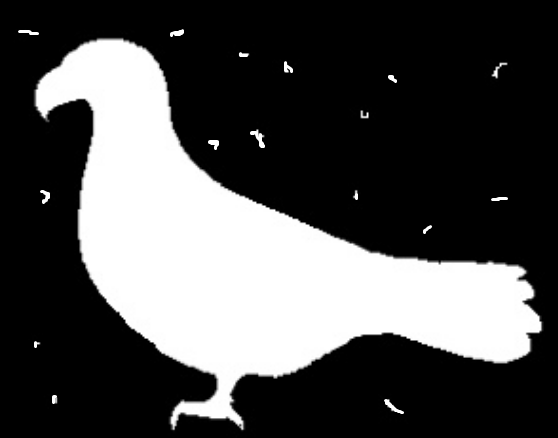
//> input picture Data/ave2.png, 558 x 438 px
$ ./punto3   (built with g++ and OpenCV 4)
//> lines starting //> are read from the running program, lines starting //| are printed output that depends on the picture; after the words box and inside, x2 and y2 are one past the last pixel; in counts of white or black regions, pixels touching at a corner belong together
#include <opencv2/opencv.hpp>
#include <iostream>

int main() {
    cv::Mat src = cv::imread("../Data/ave2.png", cv::IMREAD_GRAYSCALE);
//> src is the input picture: 438 rows x 558 cols, CV_8UC1; min 0, max 255, mean 77.1
    if (src.empty()) {
        std::cerr << "No se pudo cargar la imagen" << std::endl;
        return -1;
    }

    // Paso 1: Umbralización para obtener binario limpio
    cv::Mat thresh;
    cv::threshold(src, thresh, 127, 255, cv::THRESH_BINARY);
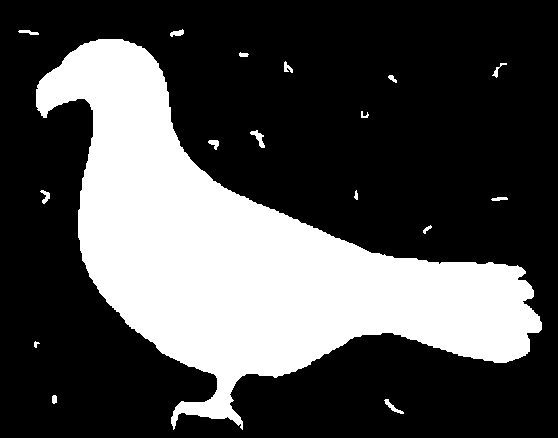
//> thresh: 438 rows x 558 cols, CV_8UC1; 30.2% white; 17 white regions

    // Paso 2: Encontrar todos los contornos externos
    std::vector<std::vector<cv::Point>> contornos;
    cv::findContours(thresh, contornos, cv::RETR_EXTERNAL, cv::CHAIN_APPROX_SIMPLE);
//> contornos = 17 contours, 3 with area under 20; largest, box (x1, y1, x2, y2) and area: (36, 39, 542, 430) 72262, (250, 130, 265, 148) 84, (384, 399, 404, 414) 65, (40, 190, 50, 204) 51, (170, 29, 184, 37) 51

    // Paso 3: Encontrar el contorno MÁS GRANDE (el pájaro), ignorar fragmentos pequeños
    int idxMayor = 0;
    double areaMax = 0;
    for (int i = 0; i < (int)contornos.size(); i++) {
        double area = cv::contourArea(contornos[i]);
        if (area > areaMax) {
            areaMax = area;
            idxMayor = i;
        }
    }
//> this loop made 17 passes
//> (area, areaMax) on passes 1, 9, 15: (65, 65), (84.5, 84.5), (72262.5, 72262.5)
//> area on passes 2, 4, 5, 7, 8, 11: 29, 23.5, 33.5, 51, 48.5, 26.5
//> after the loop, areaMax = 72262.5; idxMayor = 14

    // Paso 4: Dibujar SOLO el contorno más grande relleno de blanco
    cv::Mat dst = cv::Mat::zeros(src.size(), CV_8UC1);
    cv::drawContours(dst, contornos, idxMayor, cv::Scalar(255), cv::FILLED);
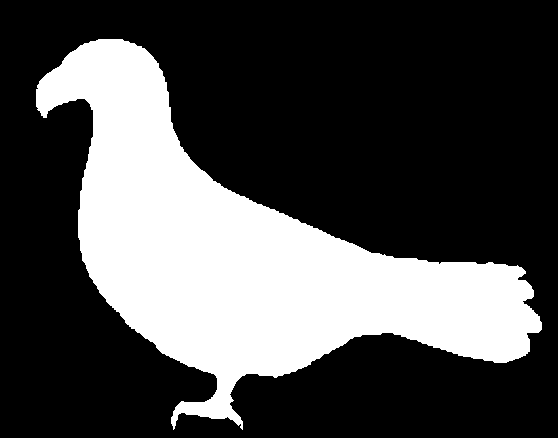
//> dst: 438 rows x 558 cols, CV_8UC1; 29.9% white; 1 white region, box (x1, y1, x2, y2) and area: (36, 39, 542, 430) 73066

    cv::imshow("Entrada", src);
    cv::imshow("Salida - Relleno completo", dst);
    cv::imwrite("salida3.png", dst);

    cv::waitKey(0);
    return 0;
}

$ run again, with Data/imagenBGR.png copied over Data/ave2.png
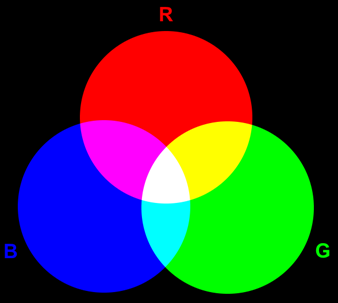
//> input picture Data/imagenBGR.png, 338 x 303 px
//> `cv::Mat src = cv::imread("../Data/ave2.png", cv::IMREAD_GRAYSCALE);`:
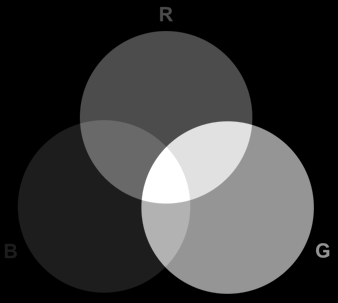
//> src: 303 rows x 338 cols, CV_8UC1; min 0, max 255, mean 58.2
//> `cv::threshold(src, thresh, 127, 255, cv::THRESH_BINARY);`:
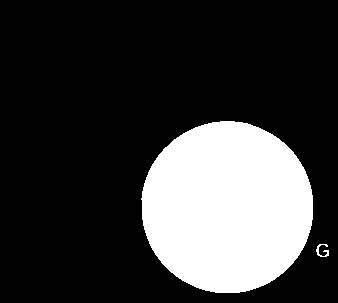
//> thresh: 303 rows x 338 cols, CV_8UC1; 22.8% white; 2 white regions
//> contornos = 2 contours; box (x1, y1, x2, y2) and area: (141, 121, 313, 293) 23014, (316, 244, 329, 257) 36
//> the loop `for (int i = 0; i < (int)contornos.size(); i++)` made 2 passes
//> (area, areaMax) on passes 1 to 2: (36.5, 36.5), (23013.5, 23013.5)
//> after the loop `for (int i = 0; i < (int)contornos.size(); i++)`: areaMax = 23013.5; idxMayor = 1
//> dst: 303 rows x 338 cols, CV_8UC1; 22.7% white; 1 white region, box (x1, y1, x2, y2) and area: (141, 121, 313, 293) 23257
